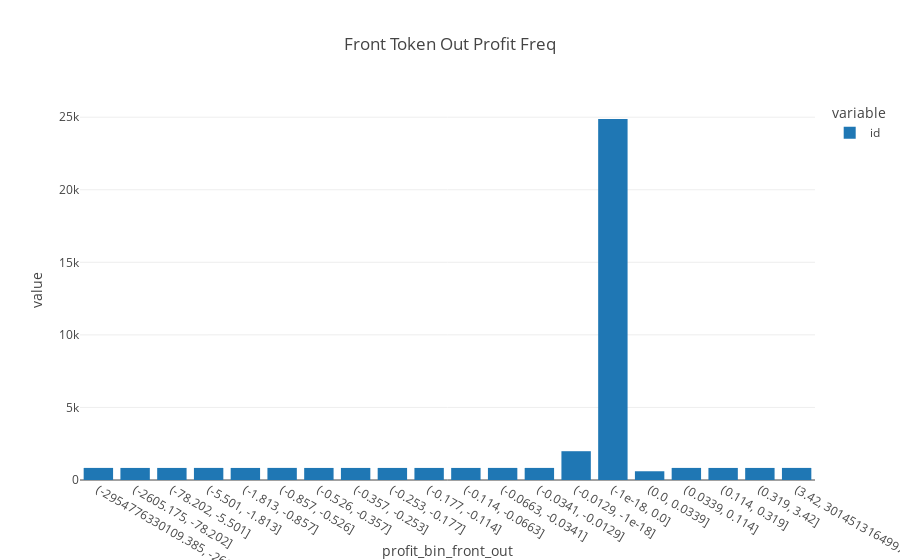

Here is the notebook cell this chart was saved with:
### Markdown cell above
In theory, the front token out should exactly equal the back token in, with the actual profit being the delta between the front token in and the back token out. Here we check to see how often the front token out deviates from zero. It does quite a bit.

### Code cell
df_profit_freq = df_profit.groupby("profit_bin_front_out").count()["id"]
df_profit_freq.index = df_profit_freq.index.astype(str)
df_profit_freq.plot(kind="bar", title="Front Token Out Profit Freq")

### Figure 1 — Plotly figure (JSON) as saved in the notebook; plotly's stock layout.template omitted (floating-point values rounded to 4 significant figures)
{"data": [{"alignmentgroup": "True", "hovertemplate": "variable=id<br>profit_bin_front_out=%{x}<br>value=%{y}<extra></extra>", "legendgroup": "id", "marker": {"color": "#1F77B4", "pattern": {"shape": ""}}, "name": "id", "offsetgroup": "id", "orientation": "v", "showlegend": true, "textposition": "auto", "type": "bar", "x": ["(-2954776330109.385, -2605.175]", "(-2605.175, -78.202]", "(-78.202, -5.501]", "(-5.501, -1.813]", "(-1.813, -0.857]", "(-0.857, -0.526]", "(-0.526, -0.357]", "(-0.357, -0.253]", "(-0.253, -0.177]", "(-0.177, -0.114]", "(-0.114, -0.0663]", "(-0.0663, -0.0341]", "(-0.0341, -0.0129]", "(-0.0129, -1e-18]", "(-1e-18, 0.0]", "(0.0, 0.0339]", "(0.0339, 0.114]", "(0.114, 0.319]", "(0.319, 3.42]", "(3.42, 301451316499709.6]"], "xaxis": "x", "y": [833, 832, 832, 833, 831, 834, 831, 832, 832, 832, 832, 833, 833, 1984, 24875, 602, 833, 831, 832, 833], "yaxis": "y"}], "layout": {"barmode": "relative", "legend": {"title": {"text": "variable"}, "tracegroupgap": 0}, "title": {"text": "Front Token Out Profit Freq"}, "xaxis": {"anchor": "y", "domain": [0, 1], "title": {"text": "profit_bin_front_out"}}, "yaxis": {"anchor": "x", "domain": [0, 1], "title": {"text": "value"}}}}
